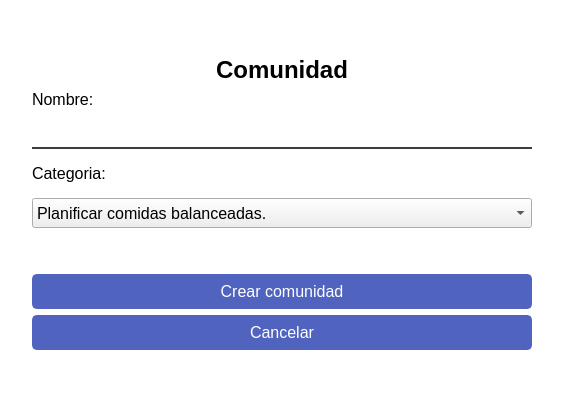
<?xml version="1.0" encoding="UTF-8"?>
<ui version="4.0">
 <class>ventanaNuevaComunidad</class>
 <widget class="QMainWindow" name="ventanaNuevaComunidad">
  <property name="geometry">
   <rect>
    <x>0</x>
    <y>0</y>
    <width>563</width>
    <height>406</height>
   </rect>
  </property>
  <property name="windowTitle">
   <string>Nueva Comunidad</string>
  </property>
  <property name="styleSheet">
   <string notr="true">
QCheckBox {
    spacing: 8px;
    font-size: 14px;
}

QCheckBox::indicator {
    width: 14px;
    height: 14px;
    border: 2px solid rgb(0, 0, 0);
    border-radius: 4px;
    background-color: white;
}

QCheckBox::indicator:checked {
    background-color: rgb(0, 0, 0);
}


QMainWindow {
	background-color: rgb(255, 255, 255)
}

QPushButton#btnVolverIniciarSesion{
	border: none;
	background-color: transparent;
	color: black;
	text-align: center; 
	padding: 0px; 
}


QPushButton{
	background-color: rgb(80, 99, 191);
	color: rgb(255, 255, 255);
	border: 2px solid rgb(80, 99, 191);
	border-radius: 5px;
	padding: 6px;
}

QLineEdit{
	border: none;
	border-bottom: 2px solid rgb(60, 60, 60);
}

QLineEdit:focus{
	border-bottom: 2px solid rgb(103, 129, 255);
}

QPushButton:hover,
QPushButton:clicked{
	background-color: rgb(65, 84, 176);
	border: 2px solid rgb(65, 84, 176);
}
</string>
  </property>
  <widget class="QWidget" name="centralwidget">
   <layout class="QGridLayout" name="gridLayout">
    <item row="0" column="1">
     <spacer name="verticalSpacer_3">
      <property name="orientation">
       <enum>Qt::Orientation::Vertical</enum>
      </property>
      <property name="sizeHint" stdset="0">
       <size>
        <width>20</width>
        <height>37</height>
       </size>
      </property>
     </spacer>
    </item>
    <item row="1" column="1" rowspan="2">
     <layout class="QVBoxLayout" name="verticalLayout_7">
      <item>
       <widget class="QLabel" name="lblTitulo">
        <property name="font">
         <font>
          <family>MS Sans Serif</family>
          <pointsize>18</pointsize>
          <bold>true</bold>
         </font>
        </property>
        <property name="layoutDirection">
         <enum>Qt::LayoutDirection::LeftToRight</enum>
        </property>
        <property name="text">
         <string>Comunidad</string>
        </property>
        <property name="alignment">
         <set>Qt::AlignmentFlag::AlignCenter</set>
        </property>
       </widget>
      </item>
      <item>
       <layout class="QVBoxLayout" name="verticalLayout_6">
        <item>
         <layout class="QVBoxLayout" name="verticalLayout_4">
          <property name="spacing">
           <number>15</number>
          </property>
          <item>
           <layout class="QVBoxLayout" name="verticalLayout_2">
            <item>
             <widget class="QLabel" name="lblNombre">
              <property name="font">
               <font>
                <pointsize>12</pointsize>
               </font>
              </property>
              <property name="text">
               <string>Nombre:</string>
              </property>
             </widget>
            </item>
            <item>
             <widget class="QLineEdit" name="txtNombre">
              <property name="minimumSize">
               <size>
                <width>500</width>
                <height>25</height>
               </size>
              </property>
              <property name="font">
               <font>
                <pointsize>12</pointsize>
               </font>
              </property>
             </widget>
            </item>
           </layout>
          </item>
          <item>
           <layout class="QVBoxLayout" name="verticalLayout">
            <item>
             <widget class="QLabel" name="lblCategoria">
              <property name="font">
               <font>
                <pointsize>12</pointsize>
               </font>
              </property>
              <property name="text">
               <string>Categoria:</string>
              </property>
              <property name="alignment">
               <set>Qt::AlignmentFlag::AlignLeading|Qt::AlignmentFlag::AlignLeft|Qt::AlignmentFlag::AlignTop</set>
              </property>
             </widget>
            </item>
            <item>
             <widget class="QComboBox" name="cmbCategoria">
              <property name="minimumSize">
               <size>
                <width>500</width>
                <height>30</height>
               </size>
              </property>
              <property name="font">
               <font>
                <pointsize>12</pointsize>
               </font>
              </property>
              <item>
               <property name="text">
                <string>Planificar comidas balanceadas.</string>
               </property>
              </item>
              <item>
               <property name="text">
                <string>Actividad Física</string>
               </property>
              </item>
              <item>
               <property name="text">
                <string>Beber suficiente agua</string>
               </property>
              </item>
              <item>
               <property name="text">
                <string>Meditar 5-10 minutos al día.</string>
               </property>
              </item>
              <item>
               <property name="text">
                <string>Comer proteínas magras</string>
               </property>
              </item>
              <item>
               <property name="text">
                <string>Sueño Reparador</string>
               </property>
              </item>
             </widget>
            </item>
           </layout>
          </item>
         </layout>
        </item>
        <item>
         <spacer name="verticalSpacer">
          <property name="orientation">
           <enum>Qt::Orientation::Vertical</enum>
          </property>
          <property name="sizeHint" stdset="0">
           <size>
            <width>20</width>
            <height>40</height>
           </size>
          </property>
         </spacer>
        </item>
        <item>
         <layout class="QVBoxLayout" name="verticalLayout_5">
          <item>
           <widget class="QPushButton" name="btnCrearComunidad">
            <property name="minimumSize">
             <size>
              <width>500</width>
              <height>35</height>
             </size>
            </property>
            <property name="font">
             <font>
              <pointsize>12</pointsize>
             </font>
            </property>
            <property name="toolTip">
             <string>&lt;html&gt;&lt;head/&gt;&lt;body&gt;&lt;p align=&quot;center&quot;&gt;&lt;span style=&quot; font-size:12pt;&quot;&gt;Registrar&lt;/span&gt;&lt;/p&gt;&lt;/body&gt;&lt;/html&gt;</string>
            </property>
            <property name="whatsThis">
             <string>&lt;html&gt;&lt;head/&gt;&lt;body&gt;&lt;p align=&quot;center&quot;&gt;Registrar&lt;/p&gt;&lt;/body&gt;&lt;/html&gt;</string>
            </property>
            <property name="styleSheet">
             <string notr="true"/>
            </property>
            <property name="text">
             <string>Crear comunidad</string>
            </property>
           </widget>
          </item>
          <item>
           <widget class="QPushButton" name="btnCancelar">
            <property name="minimumSize">
             <size>
              <width>500</width>
              <height>35</height>
             </size>
            </property>
            <property name="font">
             <font>
              <pointsize>12</pointsize>
             </font>
            </property>
            <property name="styleSheet">
             <string notr="true"/>
            </property>
            <property name="text">
             <string>Cancelar</string>
            </property>
           </widget>
          </item>
         </layout>
        </item>
       </layout>
      </item>
     </layout>
    </item>
    <item row="1" column="2">
     <spacer name="horizontalSpacer">
      <property name="orientation">
       <enum>Qt::Orientation::Horizontal</enum>
      </property>
      <property name="sizeHint" stdset="0">
       <size>
        <width>10</width>
        <height>20</height>
       </size>
      </property>
     </spacer>
    </item>
    <item row="2" column="0">
     <spacer name="horizontalSpacer_2">
      <property name="orientation">
       <enum>Qt::Orientation::Horizontal</enum>
      </property>
      <property name="sizeHint" stdset="0">
       <size>
        <width>9</width>
        <height>20</height>
       </size>
      </property>
     </spacer>
    </item>
    <item row="3" column="1">
     <spacer name="verticalSpacer_2">
      <property name="orientation">
       <enum>Qt::Orientation::Vertical</enum>
      </property>
      <property name="sizeHint" stdset="0">
       <size>
        <width>20</width>
        <height>37</height>
       </size>
      </property>
     </spacer>
    </item>
   </layout>
  </widget>
 </widget>
 <resources/>
 <connections/>
</ui>
